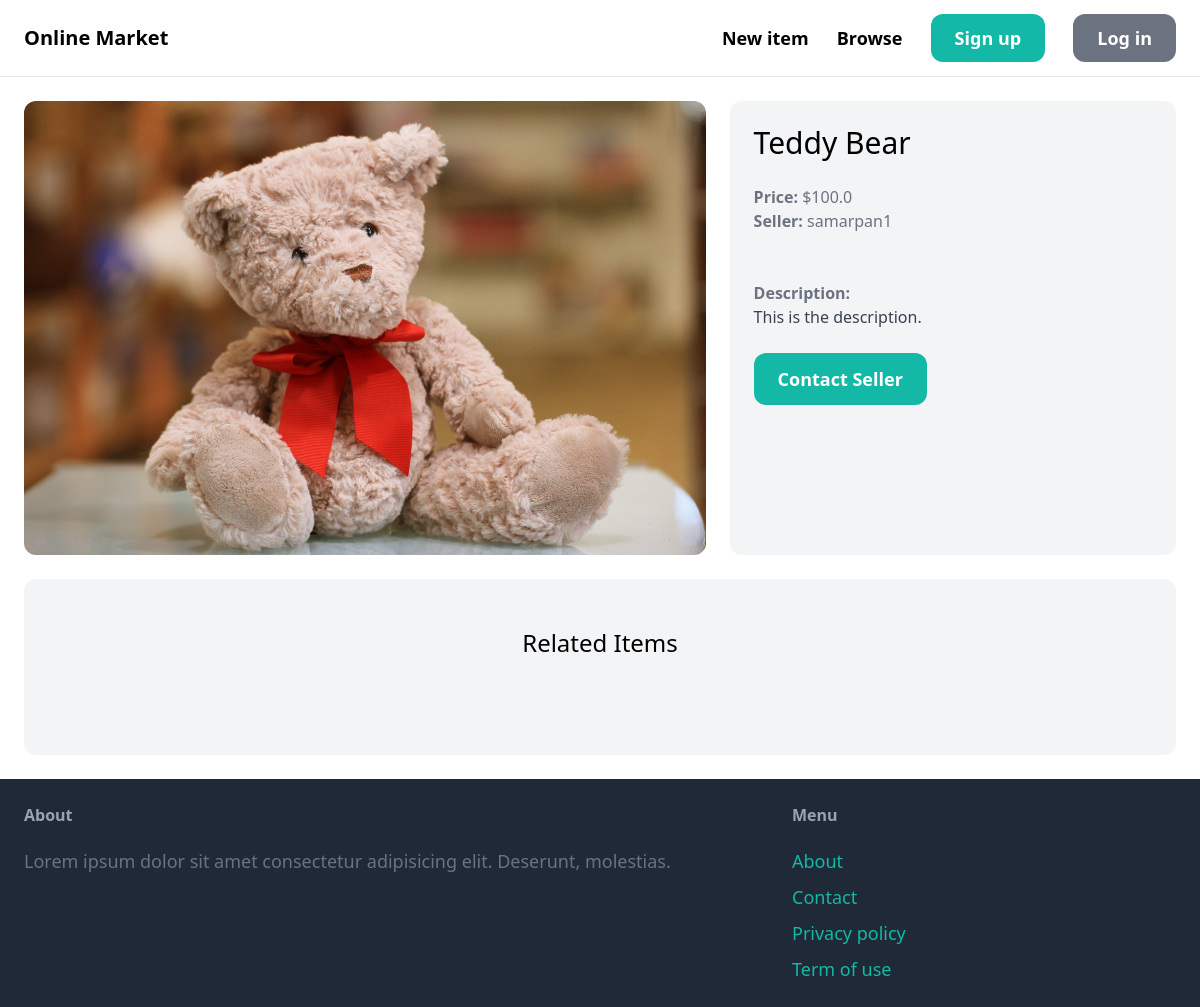
/items/1/, run on an earlier commit of the app's database.
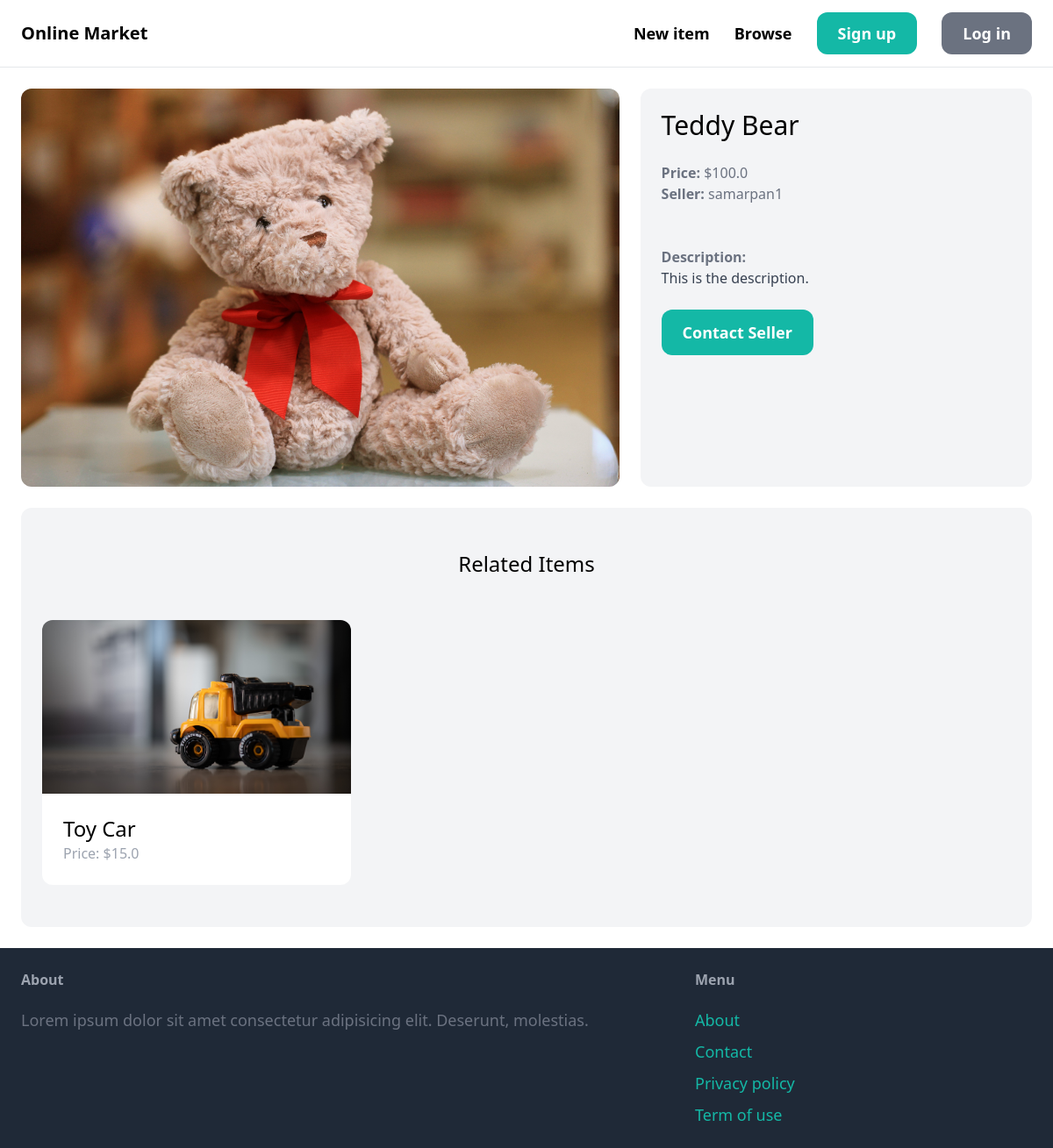
And on a later commit of the database.
### item/models.py (models this page shows, shortened)
class Item(models.Model):
    category = models.ForeignKey(Category, related_name='items', on_delete=models.CASCADE)
    name = models.CharField(max_length=255)
    description = models.TextField(blank=True, null=True)
    price = models.FloatField()
    image = models.ImageField(upload_to='item_images',blank=True,null=True)
    is_sold = models.BooleanField(default=False)
    created_by = models.ForeignKey(User,related_name='items', on_delete=models.CASCADE)
    created_at = models.DateTimeField(auto_now_add=True)

### item/views.py (the view)
# urls.py: path('<int:pk>/', views.detail, name='detail')
def detail(request, pk):
    item = get_object_or_404(Item, pk=pk)    #this is an object
    related_items = Item.objects.filter(category=item.category, is_sold=False).exclude(pk=pk)[0:3]      #this is an object
    return render(request, 'item/detail.html', {
        'item1': item,
        'related_items': related_items
    })

### item/templates/item/detail.html (shortened to what this page needs)
{% extends 'core/base.html' %}
{% block content %}
<div class="grid grid-cols-5 gap-6">
    <div class="col-span-3">
        <img src="{{ item1.image.url }}" class="rounded-xl">
    </div>
    <div class="col-span-2 p-6 bg-gray-100 rounded-xl">
        <h1 class="mb-6 text-3xl">{{ item1.name }}</h1>
        <p class="text-gray-500"><strong>Price: </strong>${{ item1.price }}</p>
        <p class="text-gray-500"><strong>Seller: </strong>{{ item1.created_by.username }}</p><br><br>
        {% if item1.description %}
            <p class="text-gray-700"><strong class="text-gray-500">Description: </strong><br>{{ item1.description }}</p>
        {% endif %}
        <a href="#" class="inline-block mt-6 px-6 py-3 text-lg font-semibold bg-teal-500 rounded-xl text-white hover:bg-teal-700">Contact Seller</a>
    </div>
</div>
<div class="mt-6 px-6 py-12 bg-gray-100 rounded-xl">
    <h2 class="mb-12 text-2xl text-center">Related Items</h2>
    <div class="grid grid-cols-3 gap-6">
        {% for item in related_items %}
        <div>
            <a href="{% url 'item:detail' item.id %}">
                <div>
                    <img src="{{ item.image.url }}" alt="image" class="rounded-t-xl">
                </div>
                <div class="p-6 bg-white rounded-b-xl">
                    <h2 class="text-2xl">{{ item.name }}</h2>
                    <p class="text-gray-400">Price: ${{ item.price }}</p>
                </div>
            </a>
        </div>
        {% endfor %}
    </div>
</div>
{% endblock %}

What changed in the data, as far as the page shows it:
added Item: image (picture), name "Toy Car", price "15.0"
